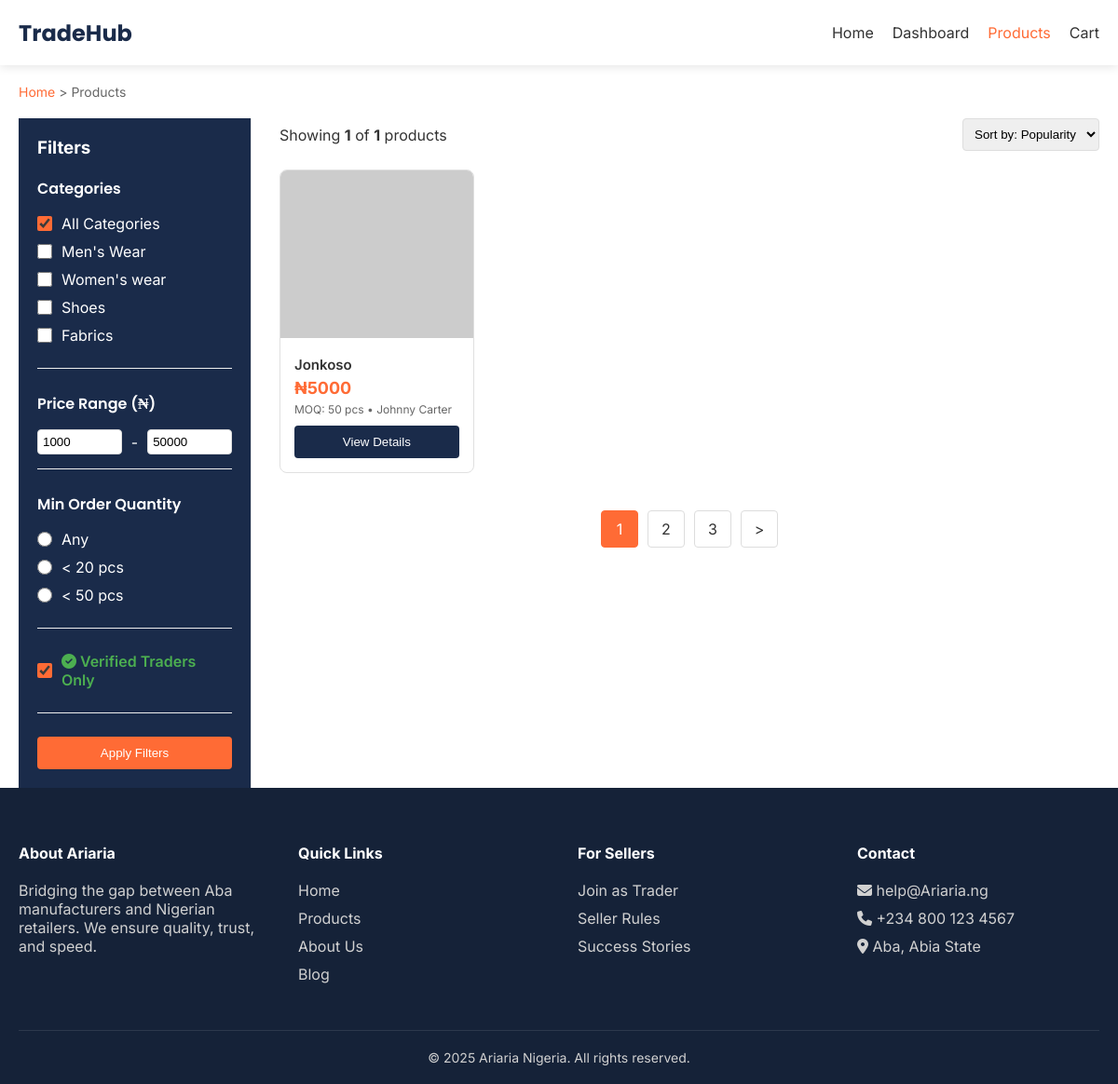
/products/product_list/, run on the app's committed database.
### products/models.py (models this page shows, shortened)
class Category(models.Model):
    name = models.CharField(max_length=100)
    slug = models.SlugField(unique=True)
    created_at = models.DateTimeField(auto_now_add=True)
    class Meta:
        verbose_name_plural = "Categories"

class Product(models.Model):
    seller = models.ForeignKey(settings.AUTH_USER_MODEL, on_delete=models.CASCADE, related_name='products')
    category = models.ForeignKey(Category, on_delete=models.SET_NULL, null=True, related_name='products')
    name = models.CharField(max_length=200)
    slug = models.SlugField(unique=True)
    description = models.TextField()
    image = models.ImageField(upload_to='products/', blank=True, null=True)
    price = models.DecimalField(max_digits=10, decimal_places=2)
    min_order_quantity = models.IntegerField(default=1)
    stock_quantity = models.IntegerField(default=0)
    is_active = models.BooleanField(default=True)
    is_verified = models.BooleanField(default=False)
    created_at = models.DateTimeField(auto_now_add=True)
    updated_at = models.DateTimeField(auto_now=True)
    class Meta:
        ordering = ['-created_at']

### accounts/models.py (models this page shows, shortened)
class User(AbstractUser):
    ROLE_CHOICES = (
        ('buyer', 'Buyer'),
        ('seller', 'Seller'),
    )
    role = models.CharField(max_length=10, choices=ROLE_CHOICES, default='buyer')
    phone_number = models.CharField(max_length=15, blank=True)
    is_verified = models.BooleanField(default=False)
    business_name = models.CharField(max_length=50)

### products/views.py (the view)
# urls.py: path('product_list/', views.product_list, name='product_list'),
def product_list(request):
    products = Product.objects.filter(is_active=True).select_related('seller', 'category')
    categories = Category.objects.all()
    category_filter = request.GET.get('category')
    if category_filter:
        products = products.filter(category__slug=category_filter)
    min_price = request.GET.get('min_price')
    max_price = request.GET.get('max_price')
    if min_price:
        products = products.filter(price__gte=min_price)
    if max_price:
        products = products.filter(price__lte=max_price)
    verified_only = request.GET.get('verified')
    if verified_only:
        products = products.filter(seller__is_verified=True)
    sort_by = request.GET.get('sort', '-created_at')
    if sort_by == 'price_low':
        products = products.order_by('price')
    elif sort_by == 'price_high':
        products = products.order_by('-price')
    elif sort_by == 'newest':
        products = products.order_by('-created_at')
    context = {
        'products': products,
        'categories': categories,
        'total_products': products.count(),
    }
    return render(request, 'product_list.html', context)

### products/templates/product_list.html (shortened to what this page needs)
<!DOCTYPE html>
<html lang="en">
  <head>
    <link
      rel="stylesheet"
      href="https://cdnjs.cloudflare.com/ajax/libs/font-awesome/6.4.0/css/all.min.css"
    />
  </head>
  <body>
    <header class="header">
      <div class="container nav-container">
        <a href="{% url "core:home" %}" class="logo">TradeHub</a>
        <nav class="desktop-nav">
          <a href="{% url "core:home" %}">Home</a>
          <a href="{% url "accounts:dashboard" %}">Dashboard</a>
          <a href="{% url "products:product_list" %}" style="color: var(--primary)">Products</a>
          <a href="{% url "products:cart" %}">Cart</a>
        </nav>
      </div>
    </header>
    <div class="container page-content">
      <div class="breadcrumb">
        <a href="home.html">Home</a> > <span>Products</span>
      </div>
      <div class="listing-layout">
        <aside class="filters-sidebar" id="filterSidebar">
          <div
            style="
              display: flex;
              justify-content: space-between;
              align-items: center;
              margin-bottom: 20px;
            "
          >
            <h3>Filters</h3>
          </div>
          <div class="filter-group">
    <span class="filter-title">Categories</span>
    <label class="checkbox-item">
        <input type="checkbox" checked /> All Categories
    </label>
    {% for category in categories %}
    <label class="checkbox-item">
        <input type="checkbox" name="category" value="{{ category.slug }}" />
        {{ category.name }}
    </label>
    {% endfor %}
</div>
          <div class="filter-group">
            <span class="filter-title">Price Range (₦)</span>
            <div class="price-inputs">
              <input type="number" placeholder="Min" value="1000" />
              <span>-</span>
              <input type="number" placeholder="Max" value="50000" />
            </div>
          </div>
          <div class="filter-group">
            <span class="filter-title">Min Order Quantity</span>
            <label class="checkbox-item"
              ><input type="radio" name="moq" /> Any</label
            >
            <label class="checkbox-item"
              ><input type="radio" name="moq" /> < 20 pcs</label
            >
            <label class="checkbox-item"
              ><input type="radio" name="moq" /> < 50 pcs</label
            >
          </div>
          <div class="filter-group">
            <label class="checkbox-item">
              <input type="checkbox" checked />
              <span style="color: #4caf50; font-weight: 600"
                ><i class="fas fa-check-circle"></i> Verified Traders Only</span
              >
            </label>
          </div>
          <button class="p-btn" style="background: var(--primary)">
            Apply Filters
          </button>
        </aside>
        <main class="products-area">
          <div class="list-header">
            <span>Showing <strong>{{ products.count }}</strong> of <strong>{{ total_products }}</strong> products</span>
            <select class="sort-select">
              <option>Sort by: Popularity</option>
            </select>
          </div>
          <div class="product-grid">
    {% for product in products %}
    <div class="product-card">
        <a href="{% url 'products:product_detail' product.pk product.slug %}">
            {% if product.image %}
            <img src="{{ product.image.url }}" class="p-img" alt="{{ product.name }}">
            {% else %}
            <img src="https://placehold.co/400x400/FF6B35/white?text=Product" class="p-img">
            {% endif %}
            <div class="p-details">
                <div class="p-title">{{ product.name }}</div>
                <div class="p-price">₦{{ product.price|floatformat:0 }}</div>
                <div class="p-meta">
                    MOQ: {{ product.min_order_quantity }} pcs • {{ product.seller.first_name }}
                </div>
                <button class="p-btn">View Details</button>
            </div>
        </a>
    </div>
    {% empty %}
    <p>No products found</p>
    {% endfor %}
</div>
          <div class="pagination">
            <div class="page-btn active">1</div>
            <div class="page-btn">2</div>
            <div class="page-btn">3</div>
            <div class="page-btn">></div>
          </div>
        </main>
      </div>
    </div>
    <footer>
      <div class="container">
        <div class="footer-grid">
          <div class="footer-col">
            <h4>About Ariaria</h4>
            <p>
              Bridging the gap between Aba manufacturers and Nigerian retailers.
              We ensure quality, trust, and speed.
            </p>
          </div>
          <div class="footer-col">
            <h4>Quick Links</h4>
            <ul>
              <li><a href="{% url "core:home" %}">Home</a></li>
              <li><a href="{% url "products:product_list" %}">Products</a></li>
              <li><a href="#">About Us</a></li>
              <li><a href="#">Blog</a></li>
            </ul>
          </div>
          <div class="footer-col">
            <h4>For Sellers</h4>
            <ul>
              <li><a href="#">Join as Trader</a></li>
              <li><a href="#">Seller Rules</a></li>
              <li><a href="#">Success Stories</a></li>
            </ul>
          </div>
          <div class="footer-col">
            <h4>Contact</h4>
            <ul>
              <li><i class="fas fa-envelope"></i> help@Ariaria.ng</li>
              <li><i class="fas fa-phone"></i> +234 800 123 4567</li>
              <li><i class="fas fa-map-marker-alt"></i> Aba, Abia State</li>
            </ul>
          </div>
        </div>
        <div class="copyright">
          &copy; 2025 Ariaria Nigeria. All rights reserved.
        </div>
      </div>
    </footer>
  </body>
</html>

### products/templates/product_list.html (style rules this page uses)
:root { --primary: #ff6b35; --secondary: #1a2b4a; --white: #ffffff; --light-grey: #f5f5f5; --border: #e0e0e0; --transition: all 0.3s ease; }
* { margin: 0; padding: 0; box-sizing: border-box; list-style: none; }
body { font-family: "Inter", sans-serif; color: #333; background: #fff; }
.container { padding: 0 20px; max-width: 100%; margin: 0 auto; }
a { text-decoration: none; color: inherit; }
.header { position: fixed; top: 0; width: 100%; background: var(--white); z-index: 999; box-shadow: 0 2px 10px rgba(0, 0, 0, 0.1); }
.nav-container { display: flex; justify-content: space-between; align-items: center; height: 70px; }
.logo { font-family: "Poppins", sans-serif; font-weight: 700; font-size: 24px; color: var(--secondary); }
.desktop-nav { display: none; gap: 20px; }
@media (min-width: 769px) { .desktop-nav { display: flex; } }
.page-content { padding-top: 90px; }
.breadcrumb { margin-bottom: 20px; font-size: 14px; color: #666; }
.breadcrumb a { color: var(--primary); }
.listing-layout { display: flex; gap: 30px; position: relative; }
.filters-sidebar { width: 250px; flex-shrink: 0; background: var(--white); height: fit-content; }
@media (min-width: 1025px) { .filters-sidebar { display: block !important; position: sticky; top: 90px; border-right: 1px solid var(--border); padding-right: 20px; background: var(--secondary); padding: 20px; color: var(--white); } }
.filter-group { margin-bottom: 25px; border-bottom: 1px solid #eee; padding-bottom: 15px; }
.filter-title { font-family: "Poppins"; font-weight: 600; margin-bottom: 15px; display: block; }
.checkbox-item { display: flex; align-items: center; gap: 10px; margin-bottom: 10px; cursor: pointer; }
.checkbox-item input { accent-color: var(--primary); width: 16px; height: 16px; }
.price-inputs { display: flex; gap: 10px; align-items: center; margin-top: 10px; }
.price-inputs input { width: 100%; padding: 5px; border: 1px solid #ddd; border-radius: 4px; }
.products-area { flex-grow: 1; }
.list-header { display: flex; justify-content: space-between; align-items: center; margin-bottom: 20px; flex-wrap: wrap; gap: 10px; }
.sort-select { padding: 8px; border: 1px solid #ddd; border-radius: 4px; outline: none; }
.product-grid { display: grid; grid-template-columns: repeat(2, 1fr); gap: 15px; }
@media (min-width: 768px) { .product-grid { grid-template-columns: repeat(3, 1fr); } }
@media (min-width: 1025px) { .product-grid { grid-template-columns: repeat(4, 1fr); } }
.product-card { border: 1px solid var(--border); border-radius: 8px; overflow: hidden; transition: var(--transition); background: white; }
.p-img { width: 100%; height: 180px; object-fit: cover; }
.p-details { padding: 15px; }
.p-title { font-weight: 600; font-size: 15px; margin-bottom: 5px; white-space: nowrap; overflow: hidden; text-overflow: ellipsis; }
.p-price { color: var(--primary); font-weight: 700; font-size: 18px; }
.p-meta { font-size: 12px; color: #666; margin: 5px 0 10px; }
.p-btn { width: 100%; padding: 10px; background: var(--secondary); color: white; border: none; border-radius: 4px; cursor: pointer; transition: 0.3s; }
.pagination { display: flex; justify-content: center; gap: 10px; margin-top: 40px; }
.page-btn { width: 40px; height: 40px; display: flex; align-items: center; justify-content: center; border: 1px solid #ddd; border-radius: 4px; cursor: pointer; }
.page-btn.active { background: var(--primary); color: white; border-color: var(--primary); }
footer { background: #152238; color: #d1d1d1; padding: 60px 0 20px; }
.footer-grid { display: grid; grid-template-columns: 1fr; gap: 40px; margin-bottom: 40px; }
.footer-col h4 { color: var(--white); margin-bottom: 20px; }
.footer-col ul li { margin-bottom: 10px; }
.copyright { text-align: center; border-top: 1px solid rgba(255, 255, 255, 0.1); padding-top: 20px; font-size: 14px; }
@media (min-width: 769px) { .footer-grid { grid-template-columns: repeat(4, 1fr); text-align: left; } }

### data on the page
Category: name "Men's Wear"
Category: name "Women's wear"
Category: name "Shoes"
Category: name "Fabrics"
Product: name "Jonkoso", price "5000", min_order_quantity "50", seller.first_name "Johnny Carter"

### other printed values
{{ products.count }} "1"
{{ total_products }} "1"
